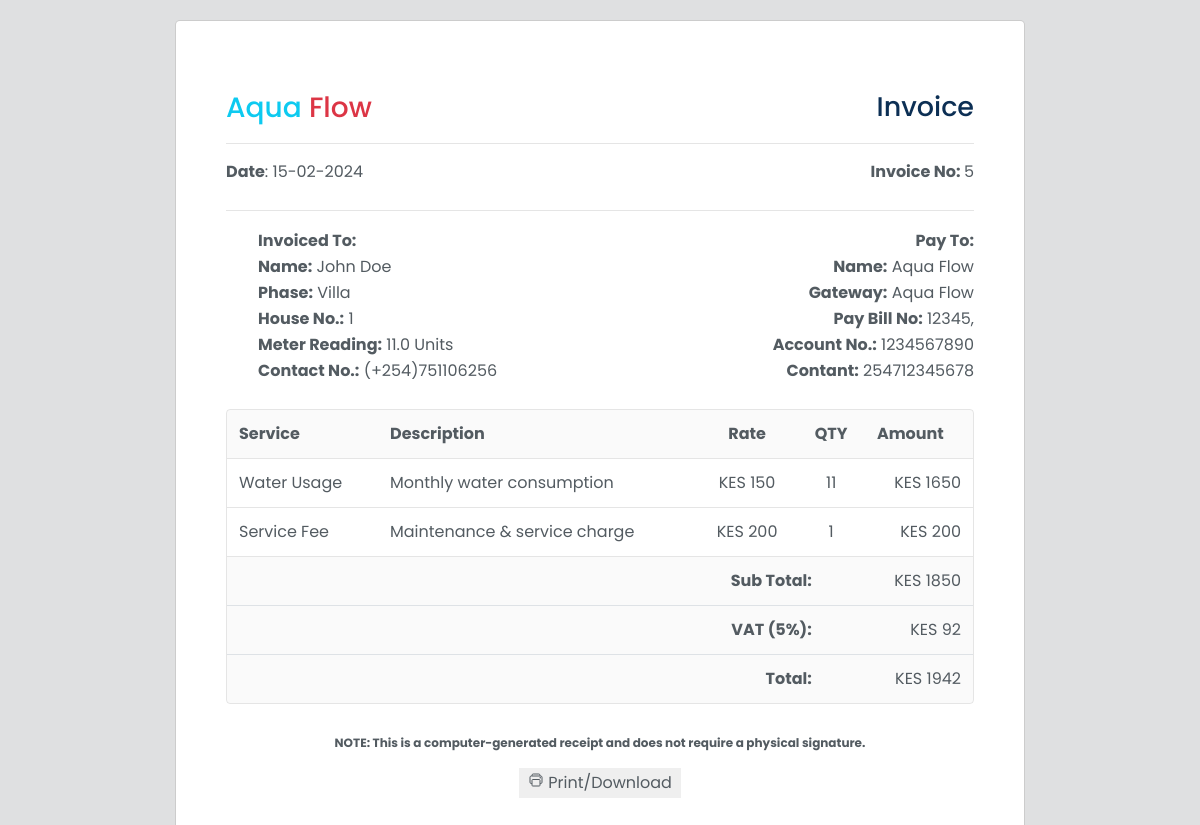
The page /accounts/records/invoice/5 (signed in) on the database as committed earlier.
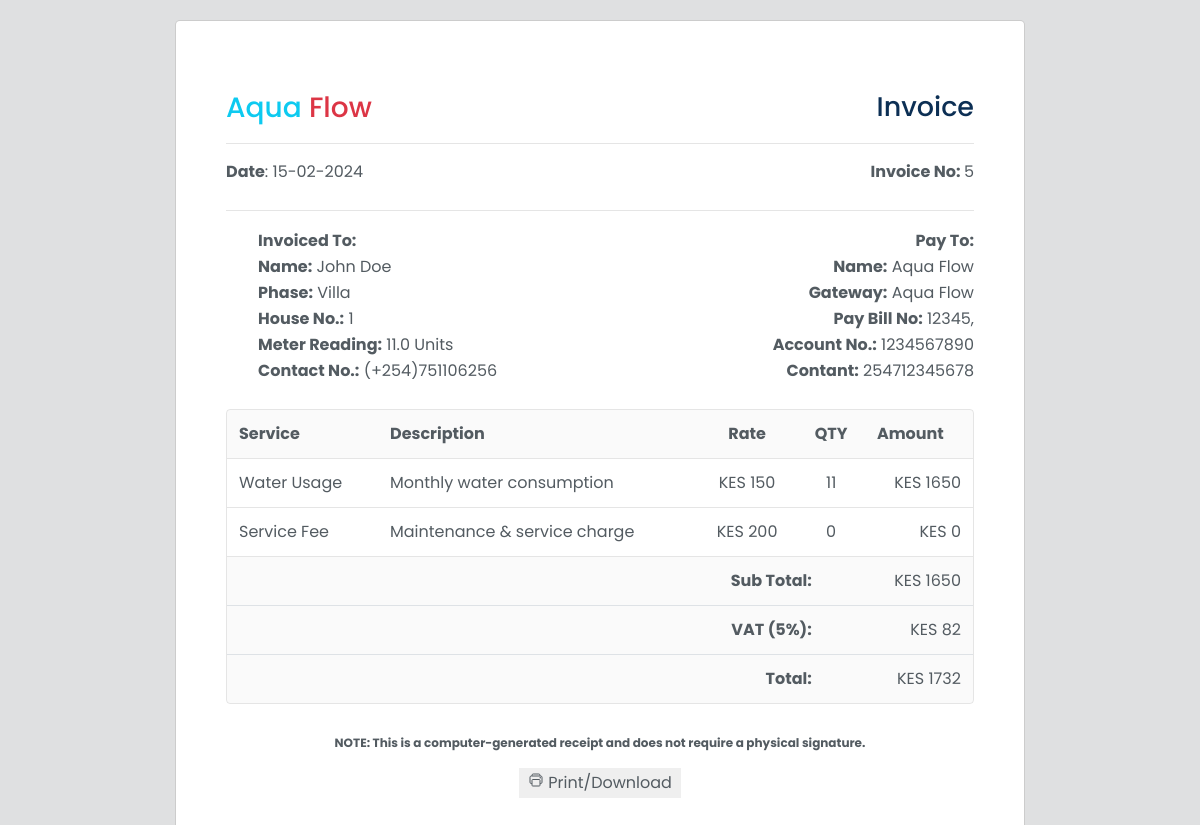
The same page on the database as committed later.
### app/backend/database/models.py (models this page shows, shortened)
class MeterReading(db.Model):
    id = db.Column(db.Integer, primary_key=True)
    timestamp = db.Column(db.DateTime, default=datetime.now(timezone.utc) + timedelta(hours=3), nullable=False)
    customer_name = db.Column(db.String(50))
    house_section = db.Column(db.String(50))
    house_number = db.Column(db.String(20))
    reading_value = db.Column(db.Float)
    consumed = db.Column(db.Float)
    unit_price = db.Column(db.Float)
    service_fee = db.Column(db.Float)
    sub_total_price = db.Column(db.Float)
    total_price = db.Column(db.Float)
    reading_status = db.Column(db.Boolean, default=False)
    unique_user_id = db.Column(db.String(6))
    user_id = db.Column(db.Integer, db.ForeignKey('user.id'), nullable=False)
    payments = db.relationship('Payment', backref='meter_reading', lazy=True)

### app/backend/accounts/records/routes.py (the view)
@records_bp.route('/invoice/<int:invoice_id>')
@login_required
def invoice(invoice_id):
    invoice_data = fetch_invoice_data(invoice_id)
    if invoice_data:
        return render_template('accounts/invoice.html', invoice_data=invoice_data, hide_sidebar=True, hide_navbar=True, hide_footer=True)
    else:
        flash("Invoice not found", "error")
        return redirect(url_for('accounts.records.billing'))

### app/backend/accounts/accounts_context.py (called while the page is built)
def accounts_context():
    settings = Settings.query.first()
    company_name = settings.company_name if settings else 'ApoGen'
    bank_name = settings.bank_name if settings else 'M-Pesa'
    paybill = settings.paybill if settings else '123456'
    account_number = settings.account_number if settings else '123456789'
    contact_number = settings.contact_number if settings else '0722000111'
    total_bill = db.session.query(func.sum(MeterReading.total_price)).filter(MeterReading.reading_status == False).scalar()
    total_bill = total_bill or 0
    return {
        'company_name': company_name,
        'bank_name': bank_name,
        'paybill': paybill,
        'account_number': account_number,
        'contact_number': contact_number,
        'total_bill': total_bill
    }

def inject_now():
    return {'now': datetime.utcnow() + timedelta(hours=3)}

### app/frontend/templates/accounts/invoice.html (shortened to what the changed rows need)
{% extends "base.html" %} {% block content %}
<head>
  <link
    rel="stylesheet"
    href="{{ url_for('static', filename='css/invoice.css') }}"
  />
</head>
<div class="invoice-wrapper" id="print-area">
  <div class="invoice">
    <div class="invoice-container">
      <div class="invoice-head">
        <div class="invoice-head-middle">
          <div class="invoice-head-middle-left text-start">
            <p>
              <span class="text-bold">Date</span>: {{
              invoice_data.timestamp.strftime('%d-%m-%Y') }}
            </p>
          </div>
        </div>
        <div class="invoice-head-bottom">
          <div class="invoice-head-bottom-left">
            <ul class="text-start">
              <li class="text-bold">Invoiced To:</li>
              <li>
                <b>Name:</b> {% if invoice_data.customer_name %}{{
                invoice_data.customer_name.title() }}{% else %}Bank Name{% endif
                %}
              </li>
              <li>
                <b>Phase:</b> {% if invoice_data.house_section %}{{
                invoice_data.house_section.title() }}{% else %}Bank Name{% endif
                %}
              </li>
              <li>
                <b>House No.:</b> {% if invoice_data.house_number %}{{
                invoice_data.house_number }}{% else %}Bank Name{% endif %}
              </li>
              <li>
                <b>Meter Reading:</b> {% if invoice_data.reading_value %}{{
                invoice_data.reading_value }} Units {% else %}Meter Reading{%
                endif %}
              </li>
              <li>
                <b>Contact No.:</b> {% if invoice_data.mobile %}(+254){{
                invoice_data.mobile[-9:] }}{% else %}Bank Name{% endif %}
              </li>
            </ul>
          </div>
        </div>
      </div>
      <div class="overflow-view">
        <div class="invoice-body">
          <table>
            <thead>
              <tr>
                <td class="text-bold">Service</td>
                <td class="text-bold">Description</td>
                <td class="text-bold text-center">Rate</td>
                <td class="text-bold text-center">QTY</td>
                <td class="text-bold">Amount</td>
              </tr>
            </thead>
            <tbody>
              <tr>
                <td>{{ invoice_data.first_service }}</td>
                <td>{{ invoice_data.first_description }}</td>
                <td class="text-center">
                  KES {{ "%0.0f"|format(invoice_data.unit_price) }}
                </td>
                <td class="text-center">
                  {{ "%0.0f"|format(invoice_data.consumed) }}
                </td>
                <td class="text-end">
                  KES {{ "%0.0f"|format(invoice_data.unit_price *
                  invoice_data.consumed) }}
                </td>
              </tr>
              <tr>
                <td>{{ invoice_data.second_service }}</td>
                <td>{{ invoice_data.second_description }}</td>
                <td class="text-center">
                  KES {{ "%0.0f"|format(invoice_data.service_fee) }}
                </td>
                <td class="text-center">
                  {{ "%0.0f"|format(invoice_data.service_qty) }}
                </td>
                <td class="text-end">
                  KES {{ "%0.0f"|format(invoice_data.service_fee *
                  invoice_data.service_qty) }}
                </td>
              </tr>
            </tbody>
          </table>
          <div class="invoice-body-bottom">
            <div class="invoice-body-info-item border-bottom">
              <div class="info-item-td text-end text-bold">Sub Total:</div>
              <div class="info-item-td text-end">
                KES {{ "%0.0f"|format(invoice_data.sub_total_price +
                invoice_data.service_fee * invoice_data.service_qty) }}
              </div>
            </div>
            <div class="invoice-body-info-item border-bottom">
              <div class="info-item-td text-end text-bold">VAT (5%):</div>
              <div class="info-item-td text-end">
                KES {{ "%0.0f"|format(0.05 * (invoice_data.sub_total_price +
                invoice_data.service_fee * invoice_data.service_qty)) }}
              </div>
            </div>
            <div class="invoice-body-info-item">
              <div class="info-item-td text-end text-bold">Total:</div>
              <div class="info-item-td text-end">
                KES {{ "%0.0f"|format((invoice_data.sub_total_price +
                invoice_data.service_fee * invoice_data.service_qty) + (0.05 *
                (invoice_data.sub_total_price + invoice_data.service_fee *
                invoice_data.service_qty))) }}
              </div>
            </div>
          </div>
        </div>
      </div>
    </div>
  </div>
</div>
{% endblock %}

Rows that differ between the two databases and show on the page:
changed MeterReading "John Doe": service_fee "200" → "0"; sub_total_price+service_fee "1850" → "1650"; sub_total_price+service_fee "92" → "82"; sub_total_price+service_fee "1942" → "1732"
Other text that changed with them:
{{ "%0.0f"|format(invoice_data.service_qty) }}: "1" → "0"
